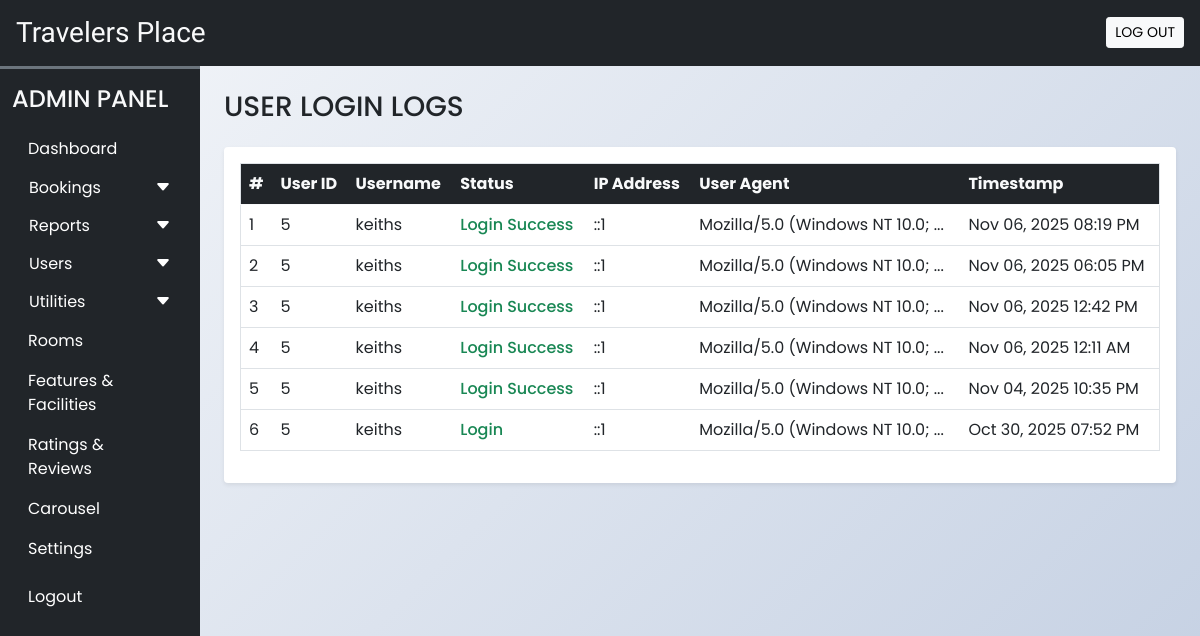
Before: /admin/user_login_logs.php (signed in) with the older database file.
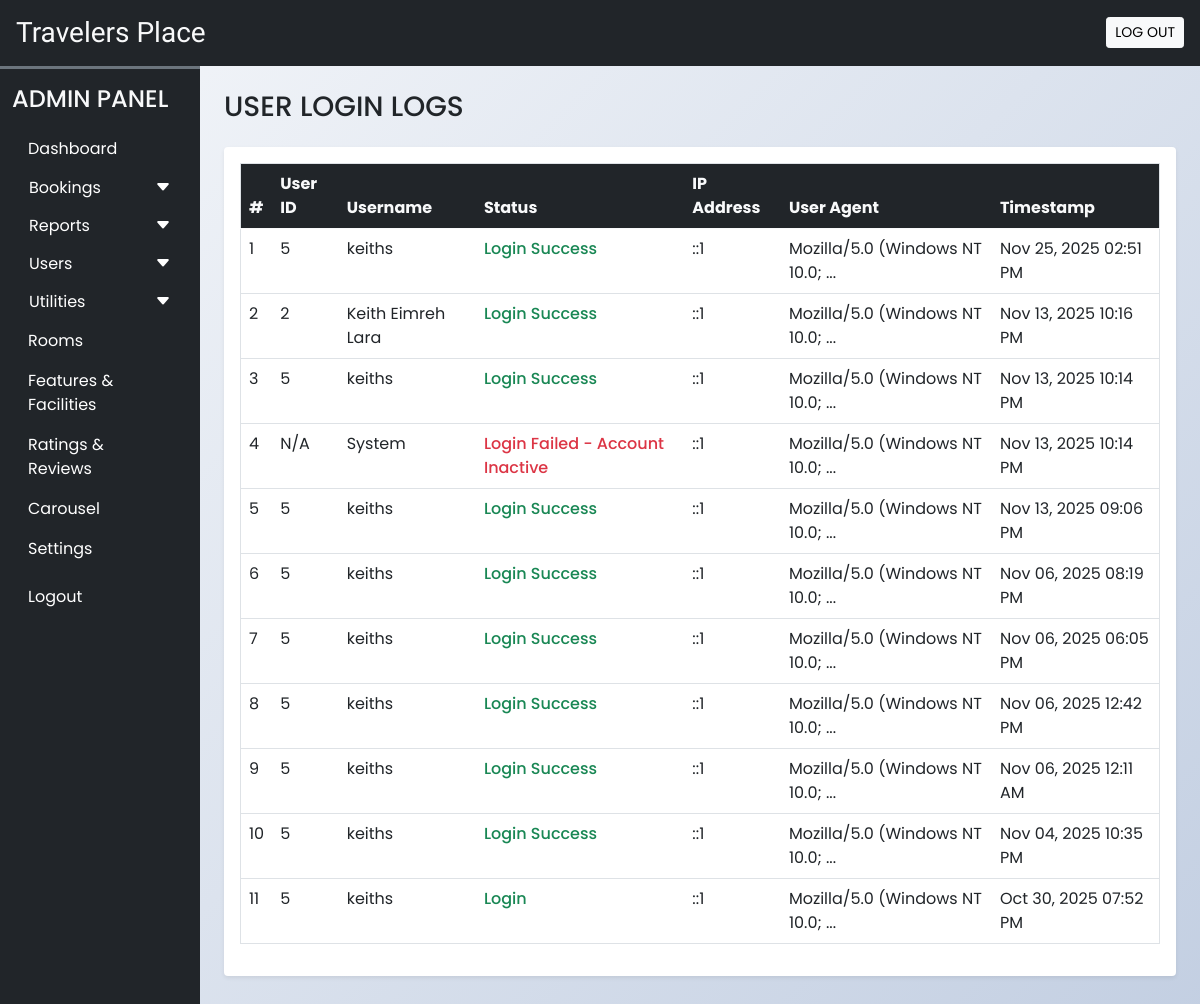
After: the same page with the newer database file.
### tables this page shows
CREATE TABLE `activity_logs` (
  `id` int(11) NOT NULL AUTO_INCREMENT,
  `user_id` int(11) DEFAULT NULL,
  `user_name` varchar(100) NOT NULL,
  `action` varchar(100) NOT NULL,
  `details` text DEFAULT NULL,
  `ip_address` varchar(45) DEFAULT NULL,
  `user_agent` text DEFAULT NULL,
  `created_at` timestamp NOT NULL DEFAULT current_timestamp(),
  PRIMARY KEY (`id`),
  KEY `idx_user_id` (`user_id`),
  KEY `idx_created_at` (`created_at`)
);

### admin/user_login_logs.php (the view, shortened to what this page needs)
<!DOCTYPE html>
<html lang="en">
<head>
  <?php require('inc/links.php'); ?>
  <link rel="stylesheet" href="https://cdn.datatables.net/1.13.6/css/dataTables.bootstrap5.min.css">
</head>
<body class="bg-light">
  <?php require('inc/header.php'); ?>
  <div class="container-fluid" id="main-content">
    <div class="row">
      <div class="col-lg-10 ms-auto p-4 overflow-hidden">
        <h3 class="mb-4">USER LOGIN LOGS</h3>
        <div class="card border-0 shadow-sm mb-4">
          <div class="card-body">
            <div class="table-responsive">
              <table class="table table-hover border" id="login-logs-table">
                <thead class="bg-dark text-light">
                  <tr>
                    <th>#</th>
                    <th>User ID</th>
                    <th>Username</th>
                    <th>Status</th>
                    <th>IP Address</th>
                    <th>User Agent</th>
                    <th>Timestamp</th>
                  </tr>
                </thead>
                <tbody>
                  <?php
                  $con = $GLOBALS['con'];
                  $query = "SELECT * FROM `activity_logs`
                           WHERE `action` LIKE 'Login%'
                           ORDER BY `created_at` DESC";
                  $res = mysqli_query($con, $query);
                  $i = 1;
                  while($row = mysqli_fetch_assoc($res)) {
                    $statusClass = strpos($row['action'], 'Failed') !== false ? 'status-failed' : 'status-success';
                    echo "
                    <tr>
                      <td>$i</td>
                      <td>" . ($row['user_id'] ?: 'N/A') . "</td>
                      <td>" . htmlspecialchars($row['user_name']) . "</td>
                      <td class='$statusClass'>" . htmlspecialchars($row['action']) . "</td>
                      <td>" . htmlspecialchars($row['ip_address']) . "</td>
                      <td title='" . htmlspecialchars($row['user_agent']) . "'>" .
                         (strlen($row['user_agent']) > 30 ?
                          substr(htmlspecialchars($row['user_agent']), 0, 30) . '...' :
                          htmlspecialchars($row['user_agent'])) .
                      "</td>
                      <td>" . date('M d, Y h:i A', strtotime($row['created_at'])) . "</td>
                    </tr>
                    ";
                    $i++;
                  }
                  ?>
                </tbody>
              </table>
            </div>
          </div>
        </div>
      </div>
    </div>
  </div>
</body>
</html>

### admin/inc/links.php (shortened to what this page needs)
<link rel="stylesheet" href="https://cdn.jsdelivr.net/npm/bootstrap-icons@1.9.1/font/bootstrap-icons.css">
<link href="https://cdn.jsdelivr.net/npm/bootstrap@5.0.2/dist/css/bootstrap.min.css" rel="stylesheet">
<link rel="stylesheet" href="css/common.css?v=<?php echo filemtime('css/common.css'); ?>">

### admin/inc/header.php (shortened to what this page needs)
<?php
  $admin_role = $_SESSION['adminRole'] ?? 'admin';
?>
<div class="container-fluid bg-dark text-light p-3 d-flex align-items-center justify-content-between sticky-top">
  <h3 class="mb-0 h-font">Travelers Place</h3>
  <a href="logout.php" id="admin-logout" class="btn btn-light btn-sm">LOG OUT</a>
</div>
<div class="col-lg-2 bg-dark border-top border-3 border-secondary" id="dashboard-menu">
  <nav class="navbar navbar-expand-lg navbar-dark">
    <div class="container-fluid flex-lg-column align-items-stretch">
      <h4 class="mt-2 text-light">ADMIN PANEL</h4>
      <div class="collapse navbar-collapse flex-column align-items-stretch mt-2" id="adminDropdown">
        <ul class="nav nav-pills flex-column">
          <li class="nav-item">
            <a class="nav-link text-white" href="dashboard.php">Dashboard</a>
          </li>
          <button class="btn text-white px-3 w-100 shadow-none text-start d-flex align-items-center justify-content-between" type="button" data-bs-toggle="collapse" data-bs-target="#bookingLinks">
            <span>Bookings</span>
            <span><i class="bi bi-caret-down-fill"></i></span>
          </button>
          <button class="btn text-white px-3 w-100 shadow-none text-start d-flex align-items-center justify-content-between" type="button" data-bs-toggle="collapse" data-bs-target="#reportsLinks">
            <span>Reports</span>
            <span><i class="bi bi-caret-down-fill"></i></span>
          </button>
          <?php if($admin_role === 'admin'): ?>
            <button class="btn text-white px-3 w-100 shadow-none text-start d-flex align-items-center justify-content-between" type="button" data-bs-toggle="collapse" data-bs-target="#usersLinks">
              <span>Users</span>
              <span><i class="bi bi-caret-down-fill"></i></span>
            </button>
            <button class="btn text-white px-3 w-100 shadow-none text-start d-flex align-items-center justify-content-between" type="button" data-bs-toggle="collapse" data-bs-target="#utilitiesLinks">
              <span>Utilities</span>
              <span><i class="bi bi-caret-down-fill"></i></span>
            </button>
            <li class="nav-item">
              <a class="nav-link text-white" href="rooms.php">Rooms</a>
            </li>
            <li class="nav-item">
              <a class="nav-link text-white" href="features_facilities.php">Features & Facilities</a>
            </li>
            <li class="nav-item">
              <a class="nav-link text-white" href="rate_review.php">Ratings & Reviews</a>
            </li>
            <li class="nav-item">
              <a class="nav-link text-white" href="carousel.php">Carousel</a>
            </li>
            <li class="nav-item">
              <a class="nav-link text-white" href="settings.php">Settings</a>
            </li>
          <?php else: ?>
            <li class="nav-item">
              <a class="nav-link text-white" href="change_password.php">Change Password</a>
            </li>
          <?php endif; ?>
          <li class="nav-item mt-2">
            <a class="nav-link text-white" href="logout.php">Logout</a>
          </li>
        </ul>
      </div>
    </div>
  </nav>
</div>

### admin/css/common.css (style rules this page uses)
:root { --teal: #2ec1ac; --teal_hover: #279e8c; }
* { font-family: 'Poppins', sans-serif; }
.h-font { font-family: 'Merienda', cursive; }
#dashboard-menu { position: fixed; height: 100%; z-index: 11; }
body.bg-light { background: linear-gradient(135deg, #f5f7fa 0%, #c3cfe2 100%); min-height: 100vh; }

### admin/user_login_logs.php (style rules this page uses)
.status-success { color: #198754; font-weight: 500; }
.status-failed { color: #dc3545; font-weight: 500; }

Changed rows visible on the page:
added activity_logs: user "5", user_name "keiths", action "Login Success", ip_address "::1", user_agent "Mozilla/5.0 (Windows NT 10.0;", created_at "Nov 25, 2025 02:51 PM"
added activity_logs: user "2", user_name "Keith Eimreh Lara", action "Login Success", ip_address "::1", user_agent "Mozilla/5.0 (Windows NT 10.0;", created_at "Nov 13, 2025 10:16 PM"
added activity_logs: user "5", user_name "keiths", action "Login Success", ip_address "::1", user_agent "Mozilla/5.0 (Windows NT 10.0;", created_at "Nov 13, 2025 10:14 PM"
added activity_logs: user "N/A", user_name "System", action "Login Failed - Account Inactive", ip_address "::1", user_agent "Mozilla/5.0 (Windows NT 10.0;", created_at "Nov 13, 2025 10:14 PM"
added activity_logs: user "5", user_name "keiths", action "Login Success", ip_address "::1", user_agent "Mozilla/5.0 (Windows NT 10.0;", created_at "Nov 13, 2025 09:06 PM"
